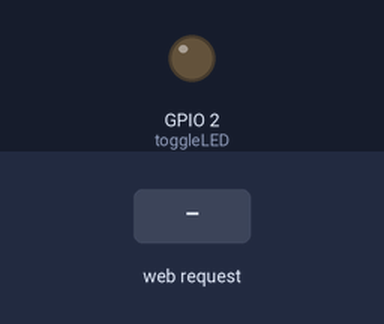
Bench run of a sketch on a simulated ESP8266 (NodeMCU). On the bench: output pins drawn as LEDs (lit = HIGH). The test bench sets the inputs (shaded band). WiFi joins after 1.5 s; servers stay silent unless stated; what the sketch prints to the serial monitor is not drawn.

Above: at 2.7 s.
2.8 s: HTTP request GET /toggle received
At 3.4 s:
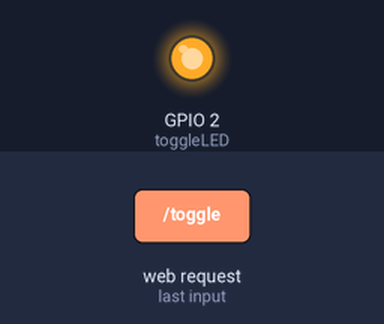
Timing chart, 0 to 5.8 s (numbered marks = the images above; inputs shaded):
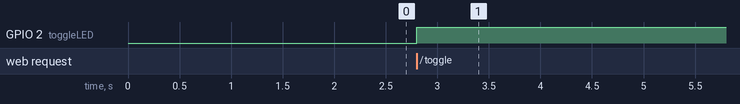

The sketch:

soft_ap.ino
```cpp
#include<ESP8266WiFi.h>
#include<ESP8266WebServer.h>

ESP8266WebServer server;

char* ssid = "Tenda";
char* password = "Singhsp+";
char* espssid = "warrior";
char* esppass = "within82";

IPAddress ip(192,168,11,2);
IPAddress gateway(192,168,11,1);
IPAddress subnet(255,255,255,0);

void setup() {
  pinMode(2, OUTPUT);
  WiFi.mode(WIFI_AP_STA);
  WiFi.begin(ssid, password);
  Serial.begin(115200);
  while (WiFi.status() != WL_CONNECTED) {
    Serial.print(".");
    delay(500);
  }
  Serial.println("");
  Serial.print("IP Address: ");
  Serial.print(WiFi.localIP());

  server.on("/", []() {
    server.send(200, "text/plain", "Hello Clients!");
  });
  server.on("/toggle", toggleLED);
  server.begin();
  WiFi.softAPConfig(ip, gateway, subnet);
  WiFi.softAP(espssid, esppass);
}

void loop() {
  server.handleClient();
}

void toggleLED() {
  digitalWrite(2, !digitalRead(2));
  server.send(204, "");
}
```

Measured:
- after the input at 2.8 s, GPIO 2 (toggleLED): LOW → HIGH at once
